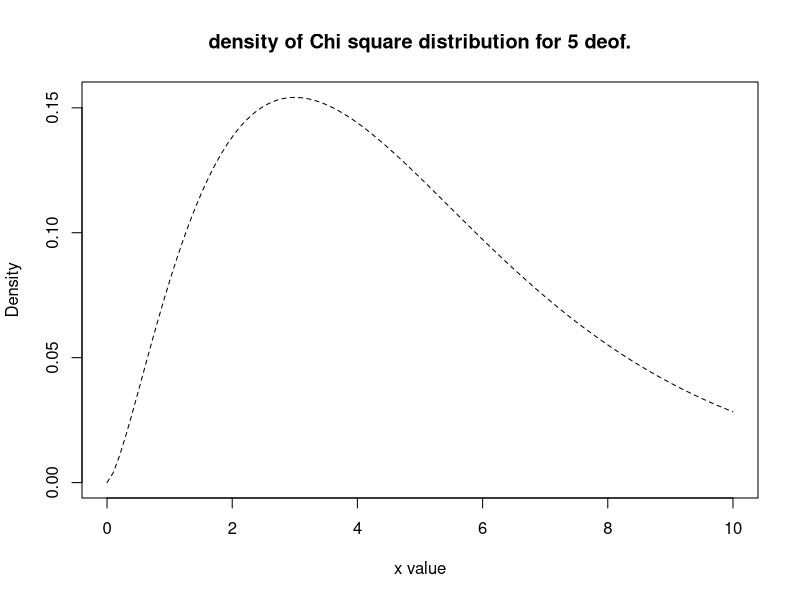

R code for this plot:
## ---- chunk 1
x <- seq(0, 10, length=100)
hx <- dchisq(x,df=5)
plot(x, hx, type="l", lty=2, xlab="x value",
    ylab="Density", main="density of Chi square distribution for 5 deof.")
